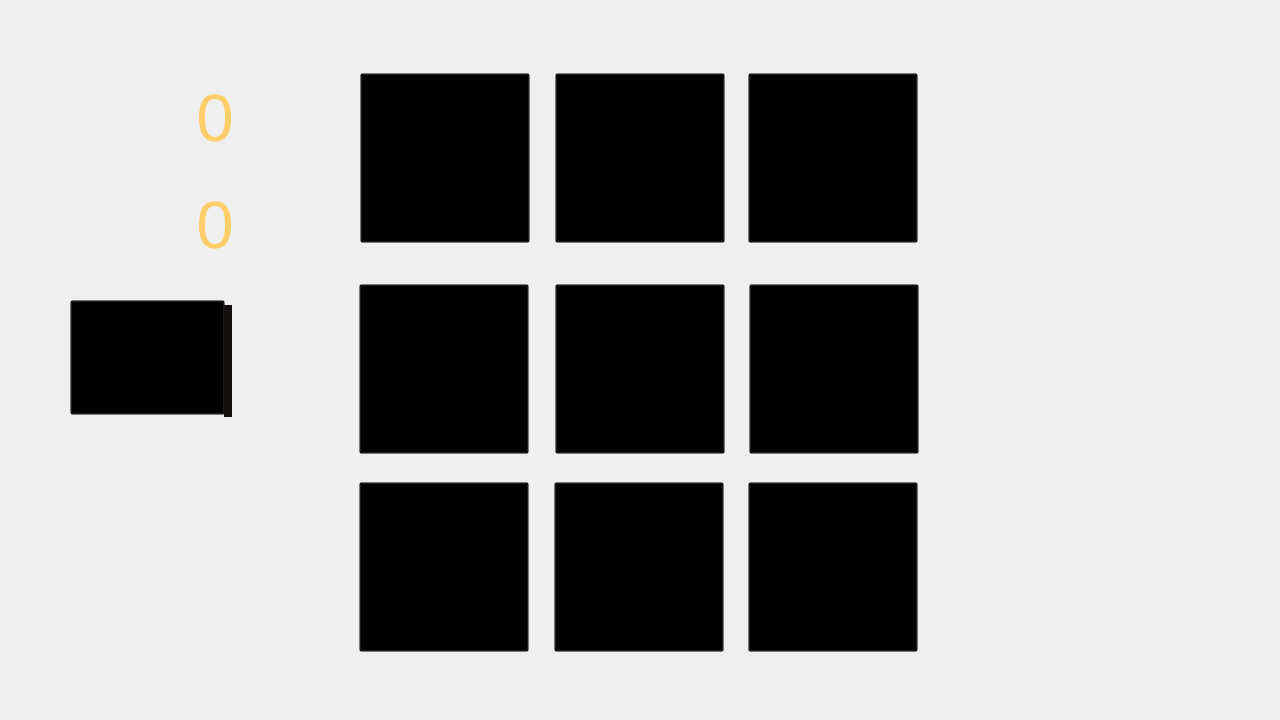
<?xml version="1.0" encoding="UTF-8"?>
<ui version="4.0">
 <class>MainWindow</class>
 <widget class="QMainWindow" name="MainWindow">
  <property name="geometry">
   <rect>
    <x>0</x>
    <y>0</y>
    <width>1280</width>
    <height>720</height>
   </rect>
  </property>
  <property name="minimumSize">
   <size>
    <width>1280</width>
    <height>720</height>
   </size>
  </property>
  <property name="maximumSize">
   <size>
    <width>1280</width>
    <height>720</height>
   </size>
  </property>
  <property name="windowTitle">
   <string>MainWindow</string>
  </property>
  <widget class="QWidget" name="centralwidget">
   <widget class="QLabel" name="lblBackground">
    <property name="geometry">
     <rect>
      <x>0</x>
      <y>0</y>
      <width>1280</width>
      <height>720</height>
     </rect>
    </property>
    <property name="minimumSize">
     <size>
      <width>1280</width>
      <height>720</height>
     </size>
    </property>
    <property name="maximumSize">
     <size>
      <width>1280</width>
      <height>720</height>
     </size>
    </property>
    <property name="text">
     <string/>
    </property>
    <property name="pixmap">
     <pixmap>../img/VELHA.png</pixmap>
    </property>
   </widget>
   <widget class="QLabel" name="lblSun">
    <property name="geometry">
     <rect>
      <x>175</x>
      <y>68</y>
      <width>80</width>
      <height>100</height>
     </rect>
    </property>
    <property name="font">
     <font>
      <pointsize>50</pointsize>
      <weight>50</weight>
      <bold>false</bold>
     </font>
    </property>
    <property name="styleSheet">
     <string notr="true">color:rgb(255,205,105)</string>
    </property>
    <property name="text">
     <string>0</string>
    </property>
    <property name="alignment">
     <set>Qt::AlignCenter</set>
    </property>
   </widget>
   <widget class="QLabel" name="lblMoon">
    <property name="geometry">
     <rect>
      <x>175</x>
      <y>175</y>
      <width>80</width>
      <height>100</height>
     </rect>
    </property>
    <property name="font">
     <font>
      <pointsize>50</pointsize>
      <weight>50</weight>
      <bold>false</bold>
     </font>
    </property>
    <property name="styleSheet">
     <string notr="true">color:rgb(255,205,105)</string>
    </property>
    <property name="text">
     <string>0</string>
    </property>
    <property name="alignment">
     <set>Qt::AlignCenter</set>
    </property>
   </widget>
   <widget class="QPushButton" name="btnReset">
    <property name="geometry">
     <rect>
      <x>70</x>
      <y>300</y>
      <width>155</width>
      <height>115</height>
     </rect>
    </property>
    <property name="styleSheet">
     <string notr="true">background-color:rgb(0,0,0,0%)</string>
    </property>
    <property name="text">
     <string/>
    </property>
   </widget>
   <widget class="QPushButton" name="btn_1">
    <property name="geometry">
     <rect>
      <x>359</x>
      <y>482</y>
      <width>170</width>
      <height>170</height>
     </rect>
    </property>
    <property name="styleSheet">
     <string notr="true">background-color:rgb(0,0,0,0%)</string>
    </property>
    <property name="text">
     <string/>
    </property>
   </widget>
   <widget class="QPushButton" name="btn_2">
    <property name="geometry">
     <rect>
      <x>554</x>
      <y>482</y>
      <width>170</width>
      <height>170</height>
     </rect>
    </property>
    <property name="styleSheet">
     <string notr="true">background-color:rgb(0,0,0,0%)</string>
    </property>
    <property name="text">
     <string/>
    </property>
   </widget>
   <widget class="QPushButton" name="btn_3">
    <property name="geometry">
     <rect>
      <x>748</x>
      <y>482</y>
      <width>170</width>
      <height>170</height>
     </rect>
    </property>
    <property name="styleSheet">
     <string notr="true">background-color:rgb(0,0,0,0%)</string>
    </property>
    <property name="text">
     <string/>
    </property>
   </widget>
   <widget class="QPushButton" name="btn_4">
    <property name="geometry">
     <rect>
      <x>359</x>
      <y>284</y>
      <width>170</width>
      <height>170</height>
     </rect>
    </property>
    <property name="styleSheet">
     <string notr="true">background-color:rgb(0,0,0,0%)</string>
    </property>
    <property name="text">
     <string/>
    </property>
   </widget>
   <widget class="QPushButton" name="btn_5">
    <property name="geometry">
     <rect>
      <x>555</x>
      <y>284</y>
      <width>170</width>
      <height>170</height>
     </rect>
    </property>
    <property name="styleSheet">
     <string notr="true">background-color:rgb(0,0,0,0%)</string>
    </property>
    <property name="text">
     <string/>
    </property>
   </widget>
   <widget class="QPushButton" name="btn_6">
    <property name="geometry">
     <rect>
      <x>749</x>
      <y>284</y>
      <width>170</width>
      <height>170</height>
     </rect>
    </property>
    <property name="styleSheet">
     <string notr="true">background-color:rgb(0,0,0,0%)</string>
    </property>
    <property name="text">
     <string/>
    </property>
   </widget>
   <widget class="QPushButton" name="btn_7">
    <property name="geometry">
     <rect>
      <x>360</x>
      <y>73</y>
      <width>170</width>
      <height>170</height>
     </rect>
    </property>
    <property name="styleSheet">
     <string notr="true">background-color:rgb(0,0,0,0%)</string>
    </property>
    <property name="text">
     <string/>
    </property>
   </widget>
   <widget class="QPushButton" name="btn_8">
    <property name="geometry">
     <rect>
      <x>555</x>
      <y>73</y>
      <width>170</width>
      <height>170</height>
     </rect>
    </property>
    <property name="styleSheet">
     <string notr="true">background-color:rgb(0,0,0,0%)</string>
    </property>
    <property name="text">
     <string/>
    </property>
   </widget>
   <widget class="QPushButton" name="btn_9">
    <property name="geometry">
     <rect>
      <x>748</x>
      <y>73</y>
      <width>170</width>
      <height>170</height>
     </rect>
    </property>
    <property name="styleSheet">
     <string notr="true">background-color:rgb(0,0,0,0%)</string>
    </property>
    <property name="text">
     <string/>
    </property>
   </widget>
   <widget class="QLabel" name="label">
    <property name="geometry">
     <rect>
      <x>224</x>
      <y>305</y>
      <width>8</width>
      <height>112</height>
     </rect>
    </property>
    <property name="styleSheet">
     <string notr="true">background-color:rgb(18,15,14)</string>
    </property>
    <property name="text">
     <string/>
    </property>
   </widget>
  </widget>
 </widget>
 <resources/>
 <connections/>
</ui>
